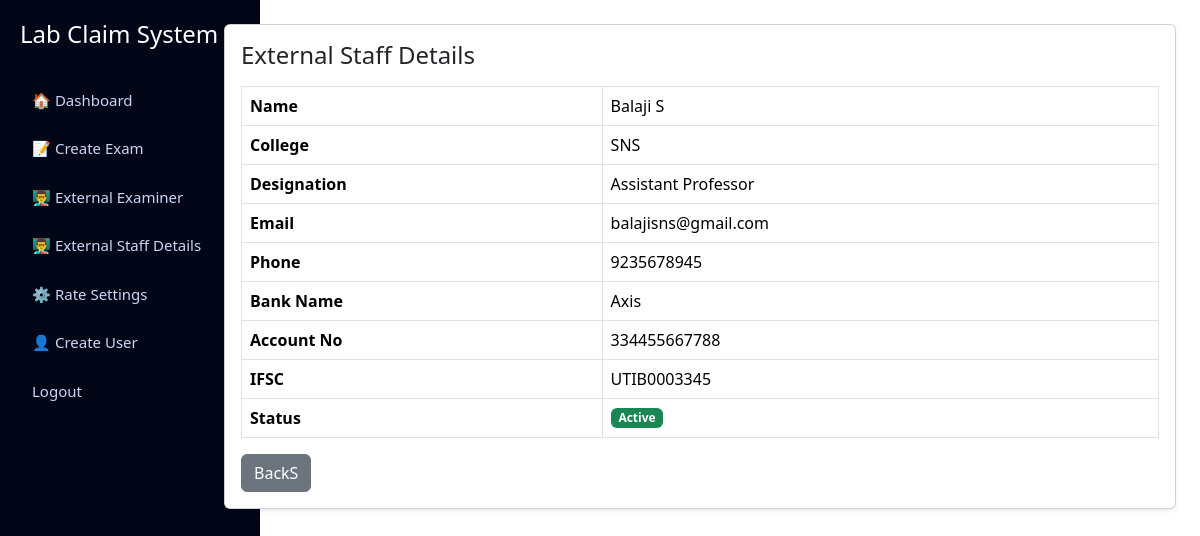
/admin/external_staff_view.php?id=35 (signed in), run on the app's committed database.
### tables this page shows
CREATE TABLE IF NOT EXISTS `external_staff` (
  `id` int NOT NULL AUTO_INCREMENT,
  `name` varchar(100) DEFAULT NULL,
  `designation` varchar(100) DEFAULT NULL,
  `college_name` varchar(150) DEFAULT NULL,
  `email` varchar(100) DEFAULT NULL,
  `phone` varchar(20) DEFAULT NULL,
  `address` text,
  `bank_account` varchar(50) DEFAULT NULL,
  `ifsc_code` varchar(20) DEFAULT NULL,
  `created_at` timestamp NULL DEFAULT CURRENT_TIMESTAMP,
  `bank_name` varchar(100) DEFAULT NULL,
  `branch_name` varchar(100) DEFAULT NULL,
  `status` enum('active','disabled') DEFAULT 'active',
  PRIMARY KEY (`id`)
);

### admin/external_staff_view.php (the view, shortened to what this page needs)
<?php
require '../config/db.php';
$id = $_GET['id'] ?? 0;
$stmt = $conn->prepare("SELECT * FROM external_staff WHERE id=?");
$stmt->bind_param("i", $id);
$stmt->execute();
$staff = $stmt->get_result()->fetch_assoc();
include 'admin_sidebar.php';
?>
<!DOCTYPE html>
<html>
<head>
<link href="https://cdn.jsdelivr.net/npm/bootstrap@5.3.2/dist/css/bootstrap.min.css" rel="stylesheet">
</head>
<body>
<div class="container-fluid">
  <div class="row">
    <div class="col-md-10 ms-auto p-4">
      <div class="card shadow-sm">
        <div class="card-body">
          <h4 class="mb-3">External Staff Details</h4>
          <table class="table table-bordered">
            <tr><th>Name</th><td><?= $staff['name'] ?></td></tr>
            <tr><th>College</th><td><?= $staff['college_name'] ?></td></tr>
            <tr><th>Designation</th><td><?= $staff['designation'] ?></td></tr>
            <tr><th>Email</th><td><?= $staff['email'] ?></td></tr>
            <tr><th>Phone</th><td><?= $staff['phone'] ?></td></tr>
            <tr><th>Bank Name</th><td><?= $staff['bank_name'] ?></td></tr>
            <tr><th>Account No</th><td><?= $staff['bank_account'] ?></td></tr>
            <tr><th>IFSC</th><td><?= $staff['ifsc_code'] ?></td></tr>
            <tr>
              <th>Status</th>
              <td>
                <span class="badge bg-<?= $staff['status']=='active'?'success':'danger' ?>">
                  <?= ucfirst($staff['status']) ?>
                </span>
              </td>
            </tr>
          </table>
          <a href="external_staff_list.php" class="btn btn-secondary">
            BackS
          </a>
        </div>
      </div>
    </div>
  </div>
</div>
</body>
</html>

### admin/admin_sidebar.php (style rules this page uses)
body { margin: 0; font-family: 'Segoe UI', sans-serif; background: #f1f5f9; }
.card { border-radius: 14px; border: none; }
.table tbody td { vertical-align: middle; }

### data on the page
external_staff: name "Balaji S", college_name "SNS", designation "Assistant Professor", email "balajisns@gmail.com", phone "9235678945", bank_name "Axis", bank_account "334455667788", ifsc_code "UTIB0003345", status "Active"
